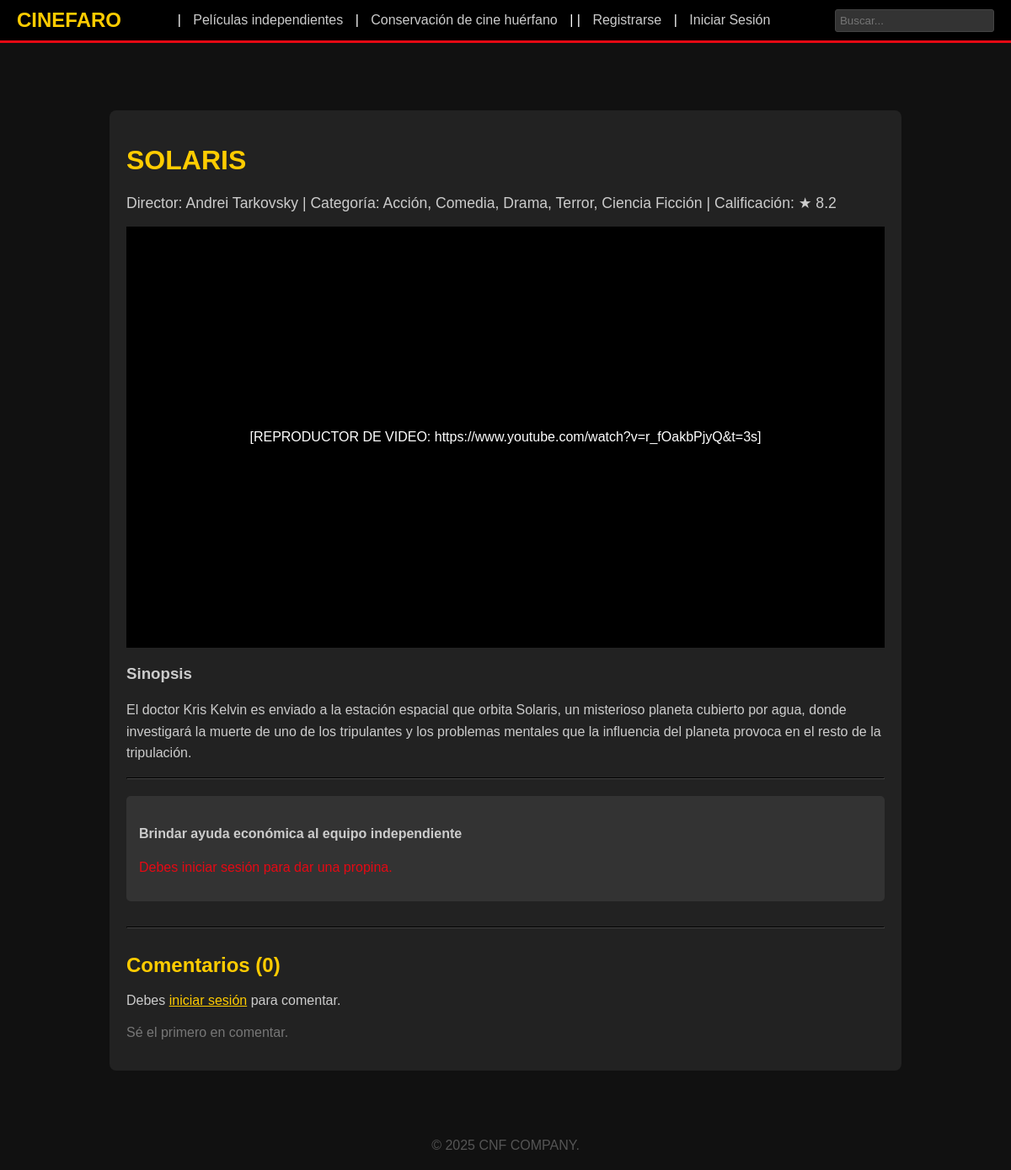
Page /creadores/2/ on the committed database.
### app_creadores/models.py (models this page shows, shortened)
class ObraIndependiente(models.Model):
    titulo = models.CharField(max_length=200)
    nombre_autor = models.CharField(
        max_length=100,
        default='Anónimo',
        verbose_name='Nombre público del Autor/Director'
    )
    categoria = models.ManyToManyField(
        Categoria,
        related_name='obras_independientes',
        verbose_name='Categoría/Género Principal'
    )
    creador = models.ForeignKey(
        User,
        on_delete=models.CASCADE,
        related_name='obras_creadas'
    )
    descripcion = models.TextField()
    url_video = models.URLField(max_length=500)
    imagen_portada = models.ImageField(upload_to='portadas/independiente/', default='portadas/default.jpg')
    fecha_publicacion = models.DateTimeField(auto_now_add=True)
    rating_promedio = models.DecimalField(max_digits=3, decimal_places=1, default=8.5)
    class Meta:
        ordering = ['-fecha_publicacion']

### app_base/models.py (models this page shows, shortened)
class Categoria(models.Model):
    nombre = models.CharField(max_length=50, unique=True)
    descripcion = models.TextField(blank=True, null=True)
    class Meta:
        verbose_name_plural = "Categorías"

### app_creadores/views.py (the view)
# urls.py: path('<int:obra_id>/', views.detalle_obra, name='detalle_obra'),
def detalle_obra(request, obra_id):
    obra = get_object_or_404(ObraIndependiente, pk=obra_id)
    propina_form = PropinaForm()
    comentario_form = ComentarioForm()
    context = {
        'obra': obra,
        'propina_form': propina_form,
        'form_comentario': comentario_form, # Usado en detalle_obra.html
    }
    return render(request, 'detalle_obra.html', context)

### app_creadores/forms.py
class PropinaForm(forms.ModelForm):
    monto = forms.DecimalField(
        min_value=5.00,
        max_digits=10,
        decimal_places=2,
        widget=forms.NumberInput(attrs={'placeholder': '5.00', 'min': '5.00', 'step': '5.00'})
    )
    class Meta:
        model = Propina
        fields = ['monto']

### app_base/forms.py
class ComentarioForm(forms.ModelForm):
    contenido = forms.CharField(widget=forms.Textarea(attrs={'rows': 3, 'placeholder': 'Escribe tu comentario aquí...'}),
                                label='') # No queremos etiqueta para el campo
    class Meta:
        model = Comentario
        fields = ('contenido',)

### templates/detalle_obra.html (shortened to what this page needs)
{% extends "base.html" %}
{% load static %}
{% block content %}
<div class="detail-container" style="max-width: 900px; margin: 40px auto; padding: 20px; background: #222; border-radius: 8px;">
    <h1 style="color: #ffcc00;">{{ obra.titulo }}</h1>
    <p style="color: #ccc; font-size: 1.1em;">
        Director: {{ obra.nombre_autor }} |
        Categoría:
        {% for cat in obra.categoria.all %}
            {{ cat.nombre }}{% if not forloop.last %}, {% endif %}
        {% empty %}
            Sin Categoría
        {% endfor %}
        |
        Calificación: ★ {{ obra.rating_promedio }}
    </p>
    <div class="video-player" style="width: 100%; height: 500px; background: black; margin-bottom: 20px;">
        <p style="color: #fff; text-align: center; line-height: 500px;">[REPRODUCTOR DE VIDEO: {{ obra.url_video }}]</p>
    </div>
    <h3>Sinopsis</h3>
    <p style="line-height: 1.6;">{{ obra.descripcion }}</p>
    <hr style="border-color: #444;">
    <div class="propina-box" style="background: #333; padding: 15px; border-radius: 5px; margin-top: 20px;">
        <h4>Brindar ayuda económica al equipo independiente</h4>
        {% if user.is_authenticated %}
            <form method="post" action="{% url 'app_creadores:dar_propina' obra.id %}">
                {% csrf_token %}
                <p style="margin-top: 0;">Monto deseado:</p>
                <div style="display: flex; gap: 10px;">
                    {{ propina_form.monto }}
                    <button type="submit" style="background-color: #ffcc00; color: #000; padding: 10px 15px; border: none; border-radius: 4px; cursor: pointer;">Confirmar Pago (Simulación)</button>
                </div>
            </form>
        {% else %}
            <p style="color: #E50914;">Debes iniciar sesión para dar una propina.</p>
        {% endif %}
    </div>
    <hr style="border-color: #444; margin: 30px 0;">
    <div class="comentarios-seccion">
        <h2 style="color: #ffcc00;">Comentarios ({{ obra.comentarios.count }})</h2>
        {% if user.is_authenticated %}
            <form method="post" action="{% url 'agregar_comentario' 'obra' obra.id %}">
                {% csrf_token %}
                {{ form_comentario.as_p }}
                <button type="submit" style="background-color: #E50914; color: white; padding: 10px; border: none; border-radius: 4px; cursor: pointer;">Publicar Comentario</button>
            </form>
        {% else %}
            <p style="color: #ccc;">Debes <a href="{% url 'registro' %}" style="color: #ffcc00;">iniciar sesión</a> para comentar.</p>
        {% endif %}
        <div style="margin-top: 20px;">
            {% for comentario in obra.comentarios.all|dictsortreversed:'fecha_creacion' %}
            <div style="border-bottom: 1px dotted #444; padding: 10px 0;">
                <p style="margin: 0;">
                    <strong style="color: #fff;">{{ comentario.usuario.username }}</strong>
                    <small style="color: #999;">({{ comentario.fecha_creacion|date:"d M Y h:i A" }})</small>
                </p>
                <p style="color: #ccc; margin-top: 5px;">{{ comentario.contenido }}</p>
            </div>
            {% empty %}
            <p style="color: #777;">Sé el primero en comentar.</p>
            {% endfor %}
        </div>
    </div>
</div>
{% endblock content %}

### static/css/styles.css (style rules this page uses)
body { background-color: #111; color: #ccc; font-family: Arial, sans-serif; margin: 0; padding: 0; }

### rows in the picture
ObraIndependiente: titulo "SOLARIS", nombre_autor "Andrei Tarkovsky", rating_promedio "8.2", url_video "https://www.youtube.com/watch?v=r_fOakbPjyQ&t=3s", descripcion "El doctor Kris Kelvin es enviado a la estación espacial que orbita Solaris, un misterioso planeta cubierto por agua, donde investigará la muerte de uno de los tripulantes y los problemas mentales que la influencia del planeta provoca en el resto de la tripulación.", comentarios.count "0"
Categoria: nombre "Acción"
Categoria: nombre "Comedia"
Categoria: nombre "Drama"
Categoria: nombre "Terror"
Categoria: nombre "Ciencia Ficción"
